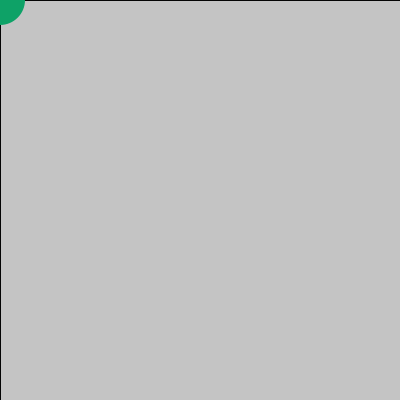
Frame 1 (no input)
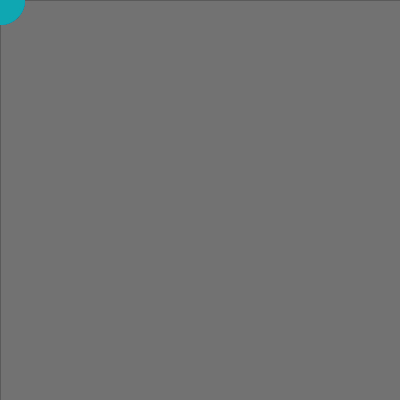
Frame 60 (the mouse pressed at the canvas centre just before this capture)
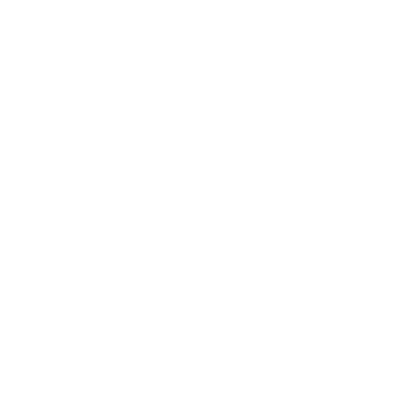
Frame 120 (the mouse held since frame 60 and released just before this capture)

The Processing sketch that drew these frames (run headless with seeded random() and noise(); from frame 60 on, the mouse is pressed at the canvas centre):

// Processing sketch: processing_130430
// ── processing_130430.pde

//Rachel Ciavarella
//comupting for the arts with processing CMU
//Homework IV

float x , y;
float wd , ht;
float xDist, yDist;
float easingCoef;

void setup()
{
  size( 400, 400 );
  noCursor();
  easingCoef = .2;
  wd = 40;
  ht = 40;
  xDist = mouseX - 50 *.5;
  yDist = mouseY - 50 *.5;
  
}

void draw()
{
    
  
fill( 100 , 100 , 100 , 10 );
rect( 0 , 0 , 400 , 400 );
x = mouseX;
y = mouseY;
wd = 50;
ht = 50;


// key interaction key = (b)
//press to change circle color

  if (keyPressed) {
    if (key == 'b' || key == 'B') {
      noStroke();
fill(random(55,90) , random(50,55) , random(200,255) );
ellipse ( mouseX , mouseY ,wd , ht );
    }
  } else {
      noStroke();
    fill(random(10,10) , random(100,200) , random(50,255) );
    ellipse ( mouseX , mouseY ,wd , ht );
  }



//mouse press interaction key = (right click)
//click to clear screen to white

  if (mousePressed) {
    if (mousePressed == true) {
      fill( 255 , 255 , 255 , 255 );
rect( 0 , 0 , 400 , 400 );
    }
  } else {
   fill( 100 , 100 , 100 , 10 );
rect( 0 , 0 , 400 , 400 );
  }

}
